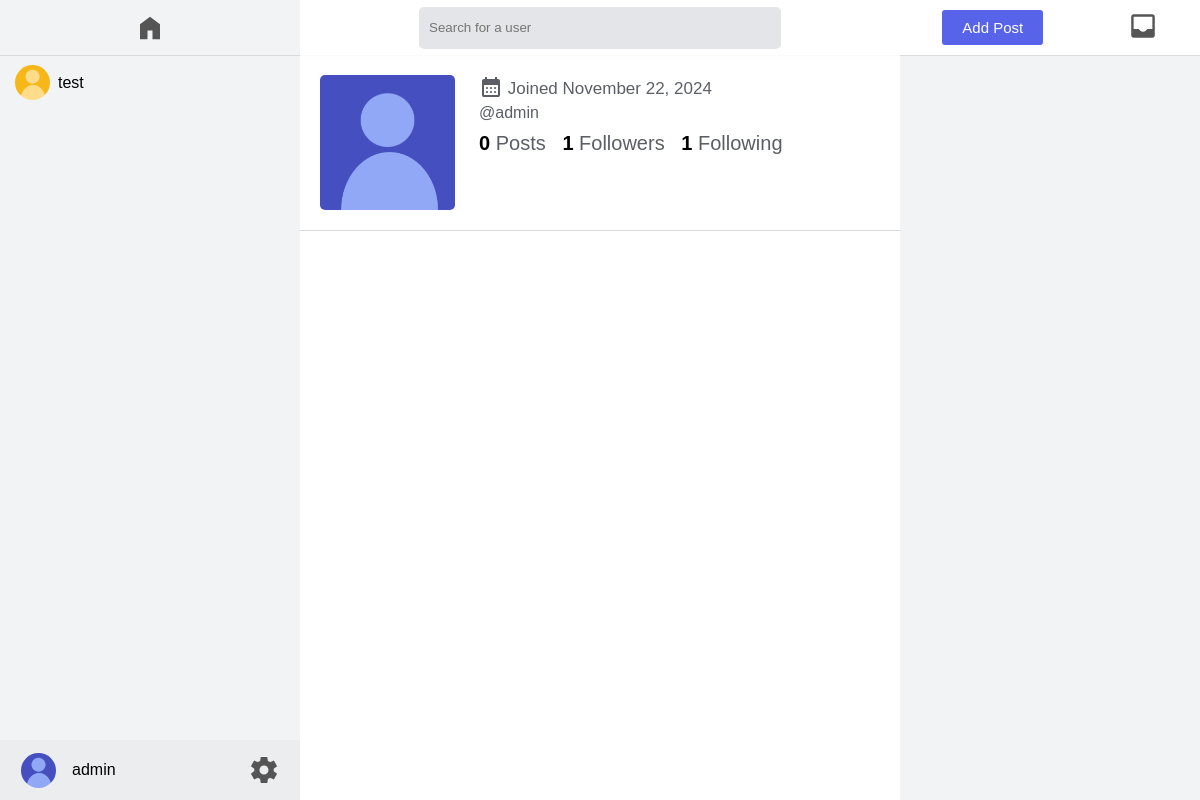
Page /u/admin/ (signed in) on the committed database.
### base/models.py (models this page shows, shortened)
class Chat(models.Model):
    id = models.PositiveBigIntegerField(primary_key=True)
    initiator = models.ForeignKey(User, on_delete=models.CASCADE, related_name='from_user')
    recipient = models.ForeignKey(User, on_delete=models.CASCADE,  related_name='to_user')
    active_for_initiator = models.BooleanField(default=True)
    active_for_recipient = models.BooleanField(default=True)

class User(AbstractUser):
    id = models.PositiveBigIntegerField(primary_key=True, default=snowflake.generate_id())
    username = models.CharField(max_length=32, unique=True, db_index=True, null=False, blank=False)
    name = models.CharField(max_length=100, blank=True)
    bio = models.CharField(max_length=150, blank=True)
    avatar = models.ImageField(upload_to='avatars', default="default/blue.png")
    banner = models.ImageField(upload_to="banners", default="default/banner.png")
    banner_color = models.CharField(max_length=6, blank=True)
    is_private = models.BooleanField(default=True)
    email = models.EmailField(max_length=254, unique=True, null=False, blank=False)
    ip_address = models.GenericIPAddressField(null=True, blank=True)
    ua = models.CharField(max_length=255, null=True, blank=True)
    USERNAME_FIELD = 'email'
    REQUIRED_FIELDS = ['username']

### base/views.py (the view, shortened to what this page needs)
# urls.py: path('u/<str:username>/', views.profile, name='profile'),
@login_required(login_url='login')
def profile(request, username):
    user = User.objects.get(username=username)
    posts = Post.objects.filter(user=user)
    following = Follow.objects.filter(follower=user)
    followers = Follow.objects.filter(followee=user)
    active_chats = Chat.objects.filter(initiator=request.user) | Chat.objects.filter(recipient=request.user)
    if Follow.objects.filter(follower= request.user, followee=user).first():
        follows = True
    else:
        follows = False
    return render(request, 'index_profile.html', {'profile_user': user,
                                                  'profile_posts': posts,
                                                  'joined_date': snowflake.id_to_dateUS(user.id),
                                                  'follows': follows,
                                                  'following': following,
                                                  'followers': followers,
                                                  'active_chats': active_chats})

### base/utils/snowflake.py (called while the page is built)
    def id_to_dateUS(self, snowflake_id: int) -> str:
            timestamp = (snowflake_id >> self.TIMESTAMP_SHIFT) + self.EPOCH
            milliseconds = snowflake_id & ((1 << self.TIMESTAMP_SHIFT) - 1)
            seconds = timestamp // 1000
            date = datetime.fromtimestamp(seconds) + timedelta(milliseconds=milliseconds)
            custom_date_format = date.strftime('%B %d, %Y')
            return custom_date_format

### templates/index_profile.html (shortened to what this page needs)
{% extends 'base.html' %}
{% load static %}
{% block css %}
    <link rel="stylesheet" href="{% static 'css/home.css' %}"     type="text/css">
    <link rel="stylesheet" href="{% static 'css/main.css' %}"     type="text/css">
    <link rel="stylesheet" href="{% static 'css/settings.css' %}" type="text/css">
    <link rel="stylesheet" href="{% static 'css/profile.css' %}"  type="text/css">
    <link rel="stylesheet" href="{% static 'css/chat.css' %}"     type="text/css">
    <link rel="stylesheet" href="{% static 'css/croppie.css' %}"  type="text/css"/>
{% endblock %}
{% block middle_navbar %}
<div class="search-container" id="searchContainer">
    <form id="searchForm" style="display: flex; align-items: center;" hx-get="/search" hx-target="#mainBox" hx-swap="innerHTML">
        <input type="text" placeholder="Search for a user" name="query" id="searchBox" class="main-search-box">
    </form>
</div>
{% endblock %}
{% block right_navbar %}
    <button class="blue-button" id="addPostButton">Add Post</button>
    <button class="inbox-button" id="inboxButton" onclick="toggleInbox()">
    </button>
{% endblock %}
{% block left_box %}
<div class="messages" id="messages">
    {% for chat in active_chats %}
        <div class="chat-card" hx-get="{{request.scheme}}://{{request.get_host}}/chat/{{chat.id}}" hx-target="#mainBox" hx-swap="innerHTML" hx-headers="HX-Target: mainBox" hx-replace-url="true">
            {% if request.user == chat.initiator %}
                <div class="avatar" style="background-image: url({{request.scheme}}://{{request.get_host}}/media/{{chat.recipient.avatar}}); background-size: cover;"></div>
                <p>{{chat.recipient.username}}</p>
            {% else %}
                <div class="avatar" style="background-image: url({{request.scheme}}://{{request.get_host}}/media/{{chat.initiator.avatar}}); background-size: cover;"></div>
                <p>{{chat.initiator.username}}</p>
            {% endif %}
        </div>
    {% endfor %}
</div>
<div class="user-corner" id="userCorner">
    <div class="user-profile-button" id="userProfileButton" hx-get="/u/{{user.username}}" hx-replace-url="true" hx-trigger="click" hx-target="#mainBox" hx-swap="innerHTML" hx-headers="HX-Target: mainBox">
        <div class="avatar" id="avatar" style="background-image: url({{request.scheme}}://{{request.get_host}}/media/{{user.avatar}}); background-size: cover;"></div>
        <div class="username" id="username">{{user.username}}</div>
    </div>
    <button class="settings" type="button" id="settingsButton">
    </button>
</div>
{% endblock %}
{% block main_box %}
<div class="profile-container">
    <div class="user-information">
        <div style="display: flex; flex-direction: row; gap: 1.5rem; width: 100%;">
            <div class="profile-pfp" style="background-image: url({{request.scheme}}://{{request.get_host}}/media/{{profile_user.avatar}}); background-size: cover;"></div>
            <div class="user-details" id="d{{profile_user.id}}">
                <div style="display: flex; justify-content: space-between;">
                    <p class="display-name">{{ profile_user.name }}
                        <span style="font-size: 17px; color: var(--light-text); font-weight: lighter; fill: var(--light-text); display: flex; align-items:end;">
                            &nbsp;Joined {{ profile_user.date_joined|date:"F j, Y" }}</span></p>
                </div>
                <p class="profile-username">@{{ profile_user.username }}</p>
                <div class="user-statistics">
                    <p class="posts"><b>{{profile_posts.count}}</b> Posts&nbsp;&nbsp;&nbsp;</p>
                    <p {% if followers.count %} class="follow"  onclick="showFollowModal('followerModal')" {% endif %}><b>{{ followers.count }}</b> Followers</p>&nbsp;&nbsp;&nbsp;
                    <p {% if following.count %} class="follow" onclick="showFollowModal('followingModal')" {% endif %}><b>{{ following.count }}</b> Following</p>
                </div>
            </div>
        </div>
    </div>
    <div class="profile-posts" >
    </div>
</div>
{% endblock %}
{% block right_box %}
<div class="inbox" id="inbox"  hx-get="/notifications" hx-target="this" hx-trigger="load" hx-swap="innerHTML"></div>
{% endblock %}

### static/css/home.css (style rules this page uses)
* { margin: 0; }
.inbox-button { padding: 0; fill: var(--light-icon-grey); background-color: transparent; border: none; cursor: pointer; transition: 3ms; }
.search-container { display: flex; flex-direction: row; align-items: center; position: relative; }
.main-search-box { width: 350px; outline: none; height: 40px; border-radius: 5px; border: none; position: relative; background-color: var(--light-textbox-grey); padding-left: 10px; }
.messages { display: flex; flex-direction: column; overflow: auto; flex: 1; margin: 5px; margin-left: 10px; margin-right: 10px; margin-top: 10px; gap: 0.3rem; }
.user-corner { height: 50px; background-color: #EBEDEF; display: flex; align-items: center; padding-top: 5px; padding-bottom: 5px; padding-left: 1rem; padding-right: 1rem; gap: 0.7rem; user-select: none; -webkit-user-select: none; -moz-user-select: none; }
.avatar { min-height: 35px; min-width: 35px; max-height: 35px; max-width: 35px; border-radius: 50%; background-color: black; }
.user-profile-button { display: flex; align-items: center; padding: 5px; gap: 1rem; flex: 1; cursor: pointer; transition: 0.3s; border-radius: 5px; white-space: nowrap; overflow: hidden; text-overflow: ellipsis; }
.settings { cursor: pointer; transition: 0.3s; background-color: transparent; border: none; display: flex; padding: 5px; border-radius: 5px; fill: var(--light-icon-grey) }
.inbox { display: flex; flex-direction: column; flex: 1; }
.chat-card { display: flex; align-items: center; gap: 0.5rem; padding: 5px; border-radius: 5px; cursor: pointer; }

### static/css/main.css (style rules this page uses)
* { margin: 0; }

### static/css/settings.css (style rules this page uses)
* { margin: 0; font-family: Arial, Helvetica, sans-serif; }
.blue-button { padding-left: 20px; padding-right: 20px; height: 35px; cursor: pointer; background-color: var(--blue-button); border: none; border-radius: 3px; color: white; font-size: 15px; }

### static/css/profile.css (style rules this page uses)
.profile-container { display: flex; flex-direction: column; width: 100%; height: 1000px; }
.profile-pfp { min-height: 135px; max-height: 135px; border-radius: 5px; min-width: 135px; max-width: 135px; }
.user-information { padding: 20px; display: flex; flex-direction: row; justify-content: space-between; gap: 2rem; background-color: rgba(255, 255, 255, 0.75); backdrop-filter: blur(5px); }
.user-details { word-wrap: break-word; width: 100%; }
.display-name { font-weight: bold; font-size: 25px; margin-bottom: 5px; display: flex; flex-direction: row; align-items: center; gap: 1rem; }
.profile-username { margin-bottom: 10px; color: var(--light-text); }
.profile-posts { padding: 20px; display: flex; flex-direction: row; justify-content: center; flex-wrap: wrap; gap: 0.5rem; border-top: 1px solid var(--light-button-hover); background-color: white; z-index: 9; }
.user-statistics { display: flex; flex-direction: row; margin-bottom: 10px; color: var(--light-text); font-size: 20px; }
.user-statistics b { color: black; }

### static/css/constants.css (style rules this page uses)
:root { --light-background-grey: #f2f3f5; --light-icon-grey: #555555; --light-icon-hover-black: #202020; --light-navbar-border-grey: #dcdcdc; --light-navbar-border-shadow: #f5f5f5; --light-textbox-grey: #E3E5E8; --light-inbox-btn-hover-grey: #E0E1E5; --light-button-hover: #d8d9dd; --text-link: #0091ff; --light-text: #5C5E66; --light-text-hover: #313338; --light-button-selected: #d8d9db; --green-button: #23A55A; --green-button-hover: #1f914e; --blue-button: #5763e8; --blue-button-hover: #4752C4; --red-button: #DA373C; --red-button-hover: #A12828; }

### rows in the picture
Chat: initiator.avatar (picture), initiator.username "test"
User: avatar (picture), username "admin", date_joined "November 22, 2024"

### other values in the picture
{{ profile_posts.count }} "0"
{{ followers.count }} "1"
{{ following.count }} "1"
